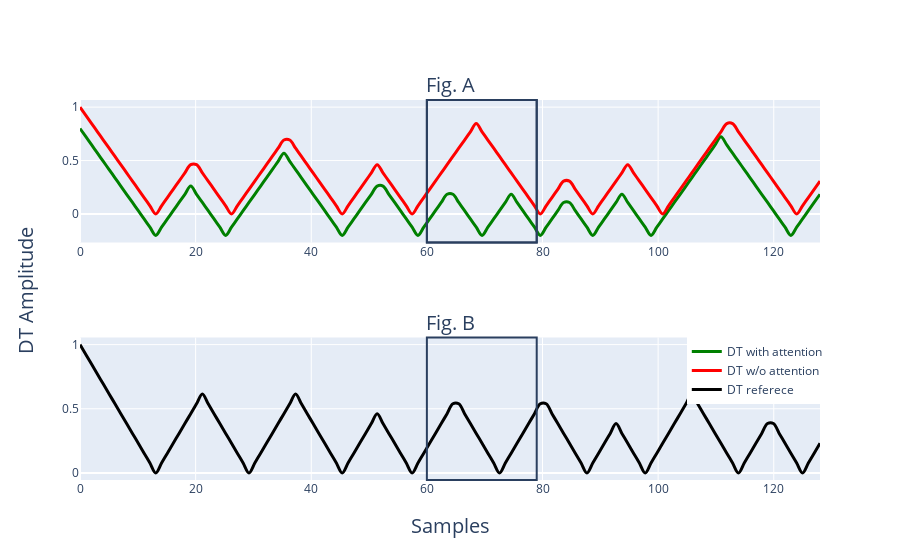

The code cell stored with this chart in its notebook:
### Code cell
fig0 = py.subplots.make_subplots(rows=2,cols=1,subplot_titles=("Fig. A", "Fig. B"),x_title='Samples',y_title='DT Amplitude')
fig0.append_trace(go.Scatter(
            x = x_unc,
            y = dist_with_attention[581], 
            mode = 'lines',
            name = 'DT with attention',
                    line = dict(
                    shape = 'spline',
                    color = 'green',
                    width = 3
                     ),
                #error_y=dict(
                #    type='data', # value of error bar given in data coordinates
                #    array=final_var[signals],
                #    visible=True,
                #    color='black',
                #thickness=3,
                #width=5)
                ), 1,1)

fig0.append_trace(go.Scatter(
            x = x_unc,
            y = dist_wo_attention[581], 
            mode = 'lines',
            name = 'DT w/o attention',
                    line = dict(
                    shape = 'spline',
                    color = 'red',
                    width = 3
                     ),
                #error_y=dict(
                #    type='data', # value of error bar given in data coordinates
                #    array=final_var[signals],
                #    visible=True,
                #    color='black',
                #thickness=3,
                #width=5)
                ), 1,1)
fig0.add_vrect(x0=60, x1=79)
fig0.append_trace(go.Scatter(
            x = x_unc,
            y = dist_ref_resp[581], 
            mode = 'lines',
            name = 'DT referece',
                    line = dict(
                    shape = 'spline',
                    color = 'black',
                    width = 3
                     ),
                #error_y=dict(
                #    type='data', # value of error bar given in data coordinates
                #    array=final_var[signals],
                #    visible=True,
                #    color='black',
                #thickness=3,
                #width=5)
                ), 2,1)
fig0.add_vrect(x0=60, x1=79)
fig0.update_layout(legend=dict(
    yanchor="bottom",
    y=0.2,
    xanchor="left",
    x=0.82
))
fig0.update_annotations(font_size=20)
fig0.show()
